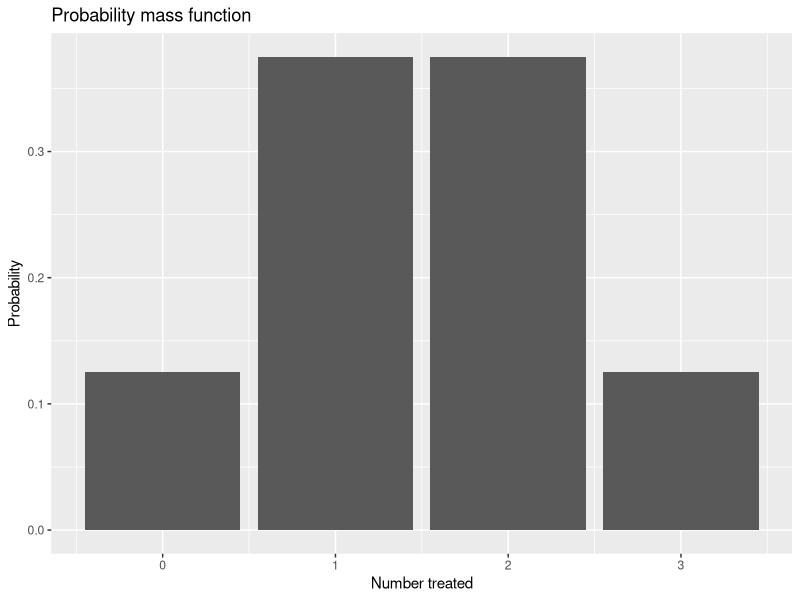
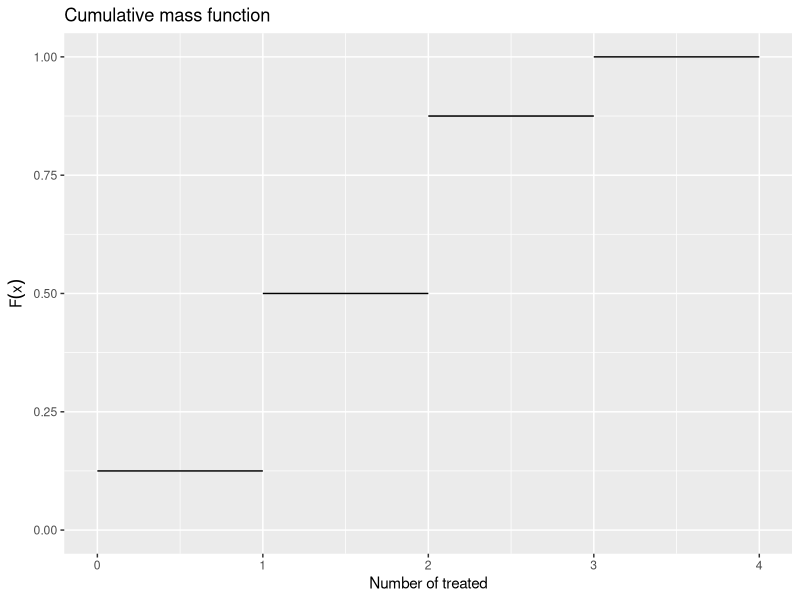
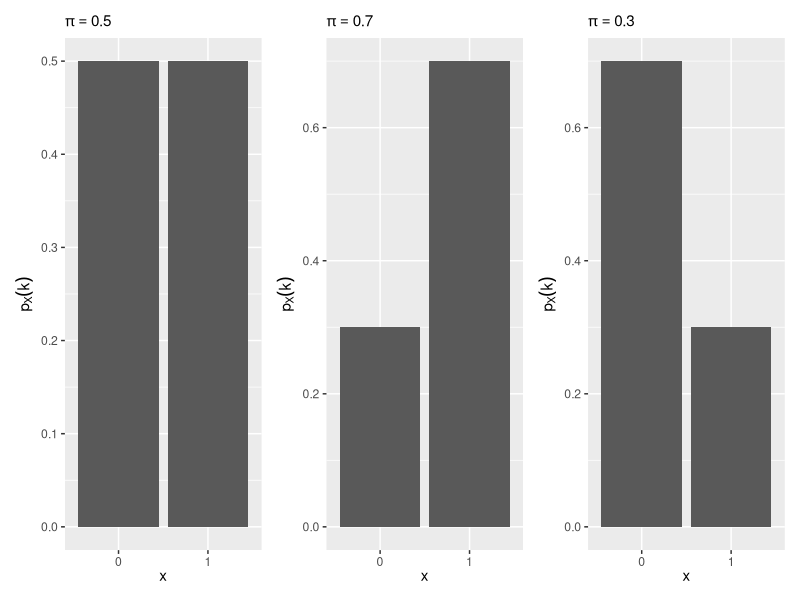
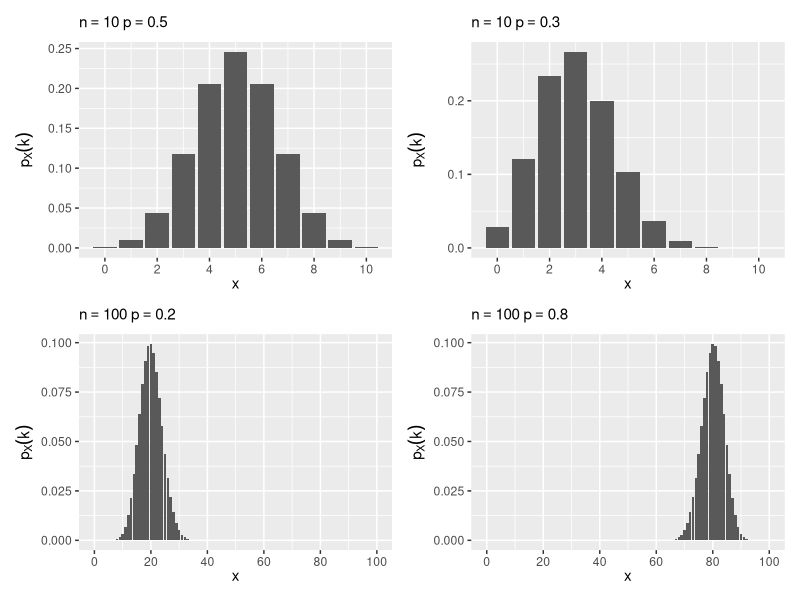
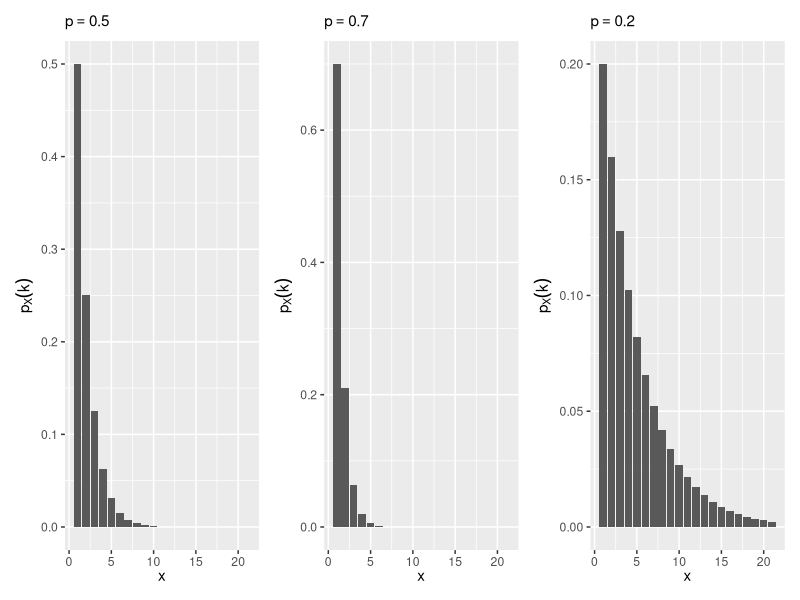
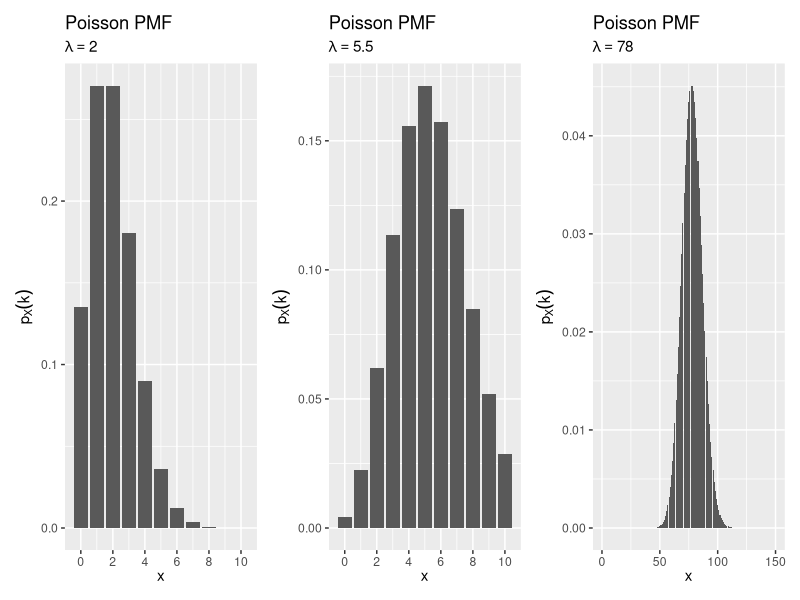
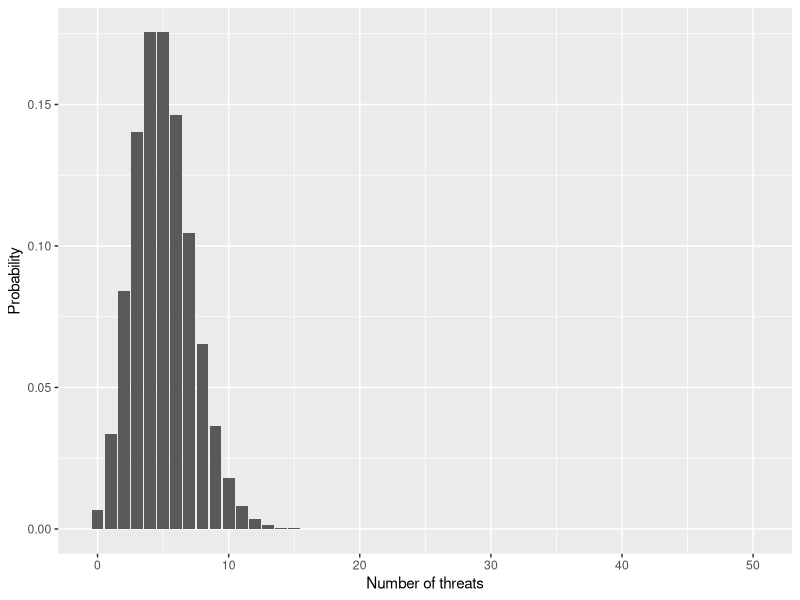
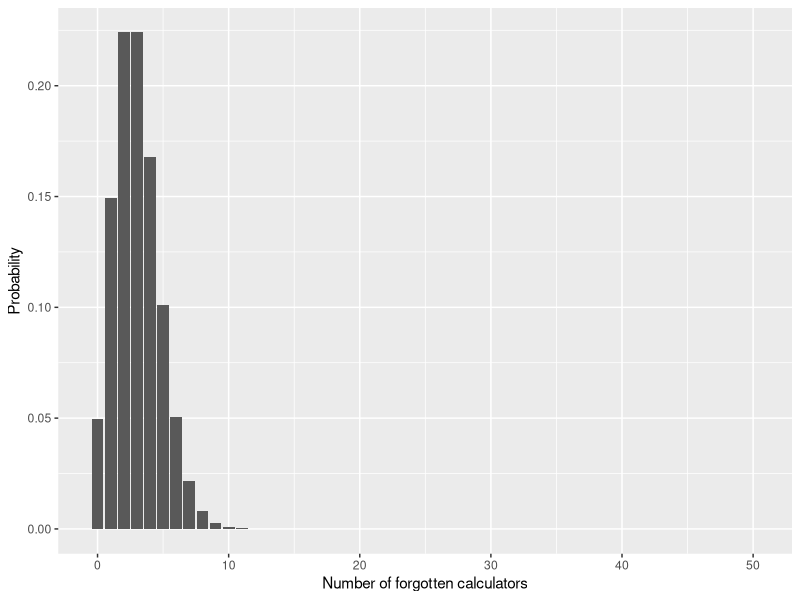

Here is the R script that generated these plots, in order:
## ---- chunk 1

## ---- chunk 2
library(tidyverse)
library(patchwork)
library(here)
library(gganimate)
## ---- chunk 3
pmf <- tibble(
  x = 0:3,
  y = c(1 / 8, 3 / 8, 3 / 8, 1 / 8)
)

pmf %>%
  ggplot(aes(x, y)) +
  geom_col() +
  labs(
    title = "Probability mass function",
    x = "Number treated",
    y = "Probability"
  )
## ---- chunk 4
pmf %>%
  mutate(cumsum = cumsum(y),
         xend = x + 1) %>%
  ggplot(mapping = aes(x, cumsum)) +
  geom_segment(mapping = aes(xend = xend, yend = cumsum)) +
  ylim(0,1) +
  labs(
    title = "Cumulative mass function",
    x = "Number of treated",
    y = expression(F(x))
  )
## ---- chunk 5
knitr::include_graphics("https://encrypted-tbn0.gstatic.com/images?q=tbn:ANd9GcSbEyaYCtKvH69f_7DIShQ_Kc67Me-j5knH0A&usqp=CAU")
## ---- chunk 6
bernoulli_plot <- function(p) {
  tibble(
    x = 0:1,
    p = dbinom(x = x, size = 1, prob = p)
  ) %>%
    mutate(x = factor(x)) %>%
    ggplot(aes(x, p)) +
    geom_col() +
    labs(
      subtitle = bquote(pi == .(p)),
      x = expression(x),
      y = expression(p[X](k))
    )
}

bernoulli_plot(.5) +
  bernoulli_plot(.7) +
  bernoulli_plot(.3)
## ---- chunk 7
binomial_plot <- function(n, p) {
  tibble(
    x = 0:n,
    p = dbinom(x = x, size = n, prob = p)
  ) %>%
    ggplot(aes(x, p)) +
    geom_col() +
    scale_x_continuous(breaks = scales::pretty_breaks()) +
    labs(
      subtitle = bquote(n == .(n) ~ p == .(p)),
      x = expression(x),
      y = expression(p[X](k))
    )
}

binomial_plot(10, .5) +
  binomial_plot(10, .3) +
  binomial_plot(100, .2) +
  binomial_plot(100, .8)
## ---- chunk 8
geometric_plot <- function(p) {
  tibble(
    x = 0:20,
    p = dgeom(x = x, prob = p)
  ) %>%
    mutate(x = x + 1) %>%
    ggplot(aes(x, p)) +
    geom_col() +
    scale_x_continuous(breaks = scales::pretty_breaks()) +
    labs(
      subtitle = bquote(p == .(p)),
      x = expression(x),
      y = expression(p[X](k))
    )
}

geometric_plot(.5) +
  geometric_plot(.7) +
  geometric_plot(.2)
## ---- chunk 9
poisson_plot <- function(lambda, max_n = 10) {
  tibble(
    x = 0:max_n,
    p = dpois(x = x, lambda = lambda)
  ) %>%
    ggplot(aes(x, p)) +
    geom_col() +
    scale_x_continuous(breaks = scales::pretty_breaks()) +
    labs(
      title = "Poisson PMF",
      subtitle = bquote(lambda == .(lambda)),
      x = expression(x),
      y = expression(p[X](k))
    )
}

poisson_plot(2) +
  poisson_plot(5.5) +
  poisson_plot(78, max_n = 150)
## ---- chunk 10
tibble(
  n = 0:50,
  prob = dpois(n, 5)
) %>%
  ggplot(aes(n, prob)) +
  geom_col() +
  labs(
    x = "Number of threats",
    y = "Probability"
  )
## ---- chunk 11
tibble(
  n = 0:50,
  prob = dpois(n, 3)
) %>%
  ggplot(aes(n, prob)) +
  geom_col() +
  labs(
    x = "Number of forgotten calculators",
    y = "Probability"
  )
## ---- chunk 12
bernoulli_cmf_plot <- function(p) {
  df <- tibble(
    x = 0:1,
    pmf = dbinom(x = x, size = 1, prob = p),
    cmf = pbinom(q = x, size = 1, prob = p)
  )

  ggplot(df, aes(x, pmf)) +
    geom_col() +
    ylim(0,1) + scale_x_continuous(breaks = 0:1) +
    labs(
      subtitle = bquote(pi == .(p)),
      x = expression(x),
      y = expression(p[X](k))
    ) +
    ggplot(df, aes(x, cmf)) + ylim(0,1) +
    scale_x_continuous(breaks = 0:1) +
    geom_col() +
    labs(
      subtitle = bquote(pi == .(p)),
      x = expression(x),
      y = expression(F[X](k))
    )
}

bernoulli_cmf_plot(.7)
## ---- chunk 13
binomial_cmf_plot <- function(n, p) {
  df <- tibble(
    x = 0:n,
    pmf = dbinom(x = x, size = n, prob = p),
    cmf = pbinom(q = x, size = n, prob = p)
  )

  ggplot(df, aes(x, pmf)) +
    geom_col() + ylim(0,1) +
    scale_x_continuous(breaks = scales::pretty_breaks()) +
    labs(
      subtitle = bquote(n == .(n) ~ p == .(p)),
      x = expression(x),
      y = expression(p[X](k))
    ) +
    ggplot(df, aes(x, cmf)) +
    geom_col() +
    scale_x_continuous(breaks = scales::pretty_breaks()) +
    labs(
      subtitle = bquote(n == .(n) ~ p == .(p)),
      x = expression(x),
      y = expression(F[X](k))
    )
}

binomial_cmf_plot(10, .5)
## ---- chunk 14
binomial_cmf_plot(10, .3)
## ---- chunk 15
binomial_cmf_plot(100, .2)
## ---- chunk 16
binomial_cmf_plot(100, .8)
## ---- chunk 17
geometric_cmf_plot <- function(p) {
  df <- tibble(
    x = 0:20,
    pmf = dgeom(x = x, prob = p),
    cmf = pgeom(q = x, prob = p)
  ) %>%
    mutate(x = x + 1)

  ggplot(df, aes(x, pmf)) +
    geom_col() + ylim(0,1) +
    scale_x_continuous(breaks = scales::pretty_breaks()) +
    labs(
      subtitle = bquote(p == .(p)),
      x = expression(x),
      y = expression(p[X](k))
    ) +
    ggplot(df, aes(x, cmf)) +
    geom_col() +
    scale_x_continuous(breaks = scales::pretty_breaks()) +
    labs(
      subtitle = bquote(p == .(p)),
      x = expression(x),
      y = expression(F[X](k))
    )
}

geometric_cmf_plot(.5)
## ---- chunk 18
poisson_cmf_plot <- function(lambda, max_n = 10) {
  df <- tibble(
    x = 0:max_n,
    pmf = dpois(x = x, lambda = lambda),
    cmf = ppois(q = x, lambda = lambda)
  )

  ggplot(df, aes(x, pmf)) +
    geom_col() + ylim(0,1) +
    scale_x_continuous(breaks = scales::pretty_breaks()) +
    labs(
      subtitle = bquote(lambda == .(lambda)),
      x = expression(x),
      y = expression(p[X](k))
    ) +
    ggplot(df, aes(x, cmf)) +
    geom_col() +
    scale_x_continuous(breaks = scales::pretty_breaks()) +
    labs(
      subtitle = bquote(lambda == .(lambda)),
      x = expression(x),
      y = expression(F[X](k))
    )
}

poisson_cmf_plot(2)
